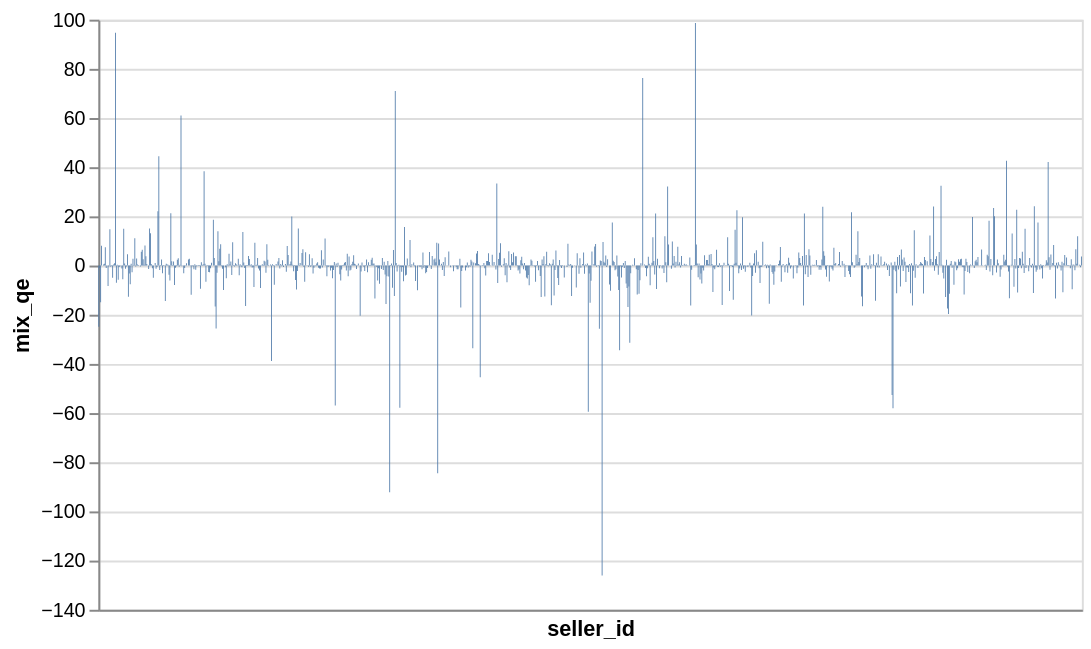

This figure's notebook cell:
### Code cell
yr = (
    totals_by_seller.with_columns(
        pl.when(pl.col("year").count().over(pl.col("seller_id")) > 1)
        .then(pl.lit("existing"))
        .otherwise(pl.lit("new/exit"))
        .alias("seller_type")
    )
    .filter(pl.col("seller_type") == "existing")
    .select(
        pl.col("year"),
        pl.col("seller_id"),
        pl.col("Total revenue ('000)").alias("rev"),
        pl.col("Total products sold ('000)").alias("q"),
        pl.col("Average price").alias("price"),        
    ).with_columns(
        (pl.col('q') / pl.col('q').sum().over(pl.col('year'))).alias('q_share'),
        pl.col('q').sum().over(pl.col('year')).alias('total_q')
    )
)


s = yr.join(yr, on=["seller_id"], suffix="_next").filter(
    pl.col("year") == pl.col("year_next") - 1
).with_columns(
    ((pl.col('price_next') - pl.col('price')) * pl.col('q_next')).alias('pe'),
    ((pl.col('q_next') - pl.col('q')) * pl.col('price')).alias('qe'),
    ((pl.col('total_q_next') - pl.col('total_q')) * pl.col('price') * pl.col('q_share')).alias('total_qe'),
    ((pl.col('q_share_next') - pl.col('q_share')) * pl.col('price') * pl.col('total_q')).alias('mix_qe')
    
).with_columns(
    (pl.col('q_share_next') - pl.col('q_share')).alias("q_share_change")
)

alt.Chart(s).mark_bar().encode(
    alt.Y('mix_qe'),
    alt.X('seller_id', axis=alt.Axis(labels=False, ticks=False)),
    tooltip=['q', 'q_next', 'q_share', 'q_share_next', 'price']
).properties(width=500)

### Figure 1 — Vega-Lite specification as saved in the notebook (floating-point values rounded to 4 significant figures; data arrays with more than 128 entries replaced by an {"elided": "..."} marker saying what was removed)
{"config": {"view": {"continuousWidth": 300, "continuousHeight": 300}}, "data": {"name": "data-86a5748aa09fc82f5f7b1e24ffe9ea8c"}, "mark": {"type": "bar"}, "encoding": {"tooltip": [{"field": "q", "type": "quantitative"}, {"field": "q_next", "type": "quantitative"}, {"field": "q_share", "type": "quantitative"}, {"field": "q_share_next", "type": "quantitative"}, {"field": "price", "type": "quantitative"}], "x": {"axis": {"labels": false, "ticks": false}, "field": "seller_id", "type": "nominal"}, "y": {"field": "mix_qe", "type": "quantitative"}}, "width": 500, "$schema": "https://vega.github.io/schema/vega-lite/v5.16.3.json", "datasets": {"data-86a5748aa09fc82f5f7b1e24ffe9ea8c": {"elided": "1065 records"}}}
